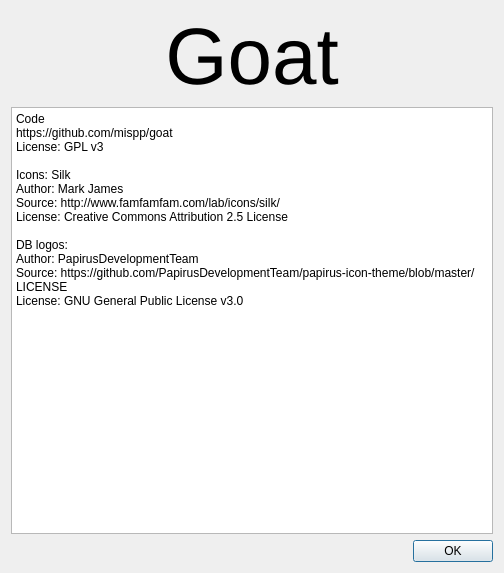
<?xml version="1.0" encoding="UTF-8"?>
<ui version="4.0">
 <class>AboutDialog</class>
 <widget class="QDialog" name="AboutDialog">
  <property name="geometry">
   <rect>
    <x>0</x>
    <y>0</y>
    <width>504</width>
    <height>573</height>
   </rect>
  </property>
  <property name="windowTitle">
   <string>Dialog</string>
  </property>
  <layout class="QVBoxLayout" name="verticalLayout">
   <item>
    <widget class="QLabel" name="label">
     <property name="font">
      <font>
       <pointsize>60</pointsize>
      </font>
     </property>
     <property name="text">
      <string>Goat</string>
     </property>
     <property name="alignment">
      <set>Qt::AlignCenter</set>
     </property>
     <property name="margin">
      <number>60</number>
     </property>
    </widget>
   </item>
   <item>
    <widget class="QPlainTextEdit" name="plainTextEdit">
     <property name="plainText">
      <string>Code
https://github.com/mispp/goat
License: GPL v3

Icons: Silk
Author: Mark James
Source: http://www.famfamfam.com/lab/icons/silk/
License: Creative Commons Attribution 2.5 License

DB logos:
Author: PapirusDevelopmentTeam
Source: https://github.com/PapirusDevelopmentTeam/papirus-icon-theme/blob/master/LICENSE
License: GNU General Public License v3.0</string>
     </property>
    </widget>
   </item>
   <item>
    <widget class="QDialogButtonBox" name="buttonBox">
     <property name="orientation">
      <enum>Qt::Horizontal</enum>
     </property>
     <property name="standardButtons">
      <set>QDialogButtonBox::Ok</set>
     </property>
    </widget>
   </item>
  </layout>
 </widget>
 <resources/>
 <connections>
  <connection>
   <sender>buttonBox</sender>
   <signal>accepted()</signal>
   <receiver>AboutDialog</receiver>
   <slot>accept()</slot>
   <hints>
    <hint type="sourcelabel">
     <x>248</x>
     <y>254</y>
    </hint>
    <hint type="destinationlabel">
     <x>157</x>
     <y>274</y>
    </hint>
   </hints>
  </connection>
  <connection>
   <sender>buttonBox</sender>
   <signal>rejected()</signal>
   <receiver>AboutDialog</receiver>
   <slot>reject()</slot>
   <hints>
    <hint type="sourcelabel">
     <x>316</x>
     <y>260</y>
    </hint>
    <hint type="destinationlabel">
     <x>286</x>
     <y>274</y>
    </hint>
   </hints>
  </connection>
 </connections>
</ui>
